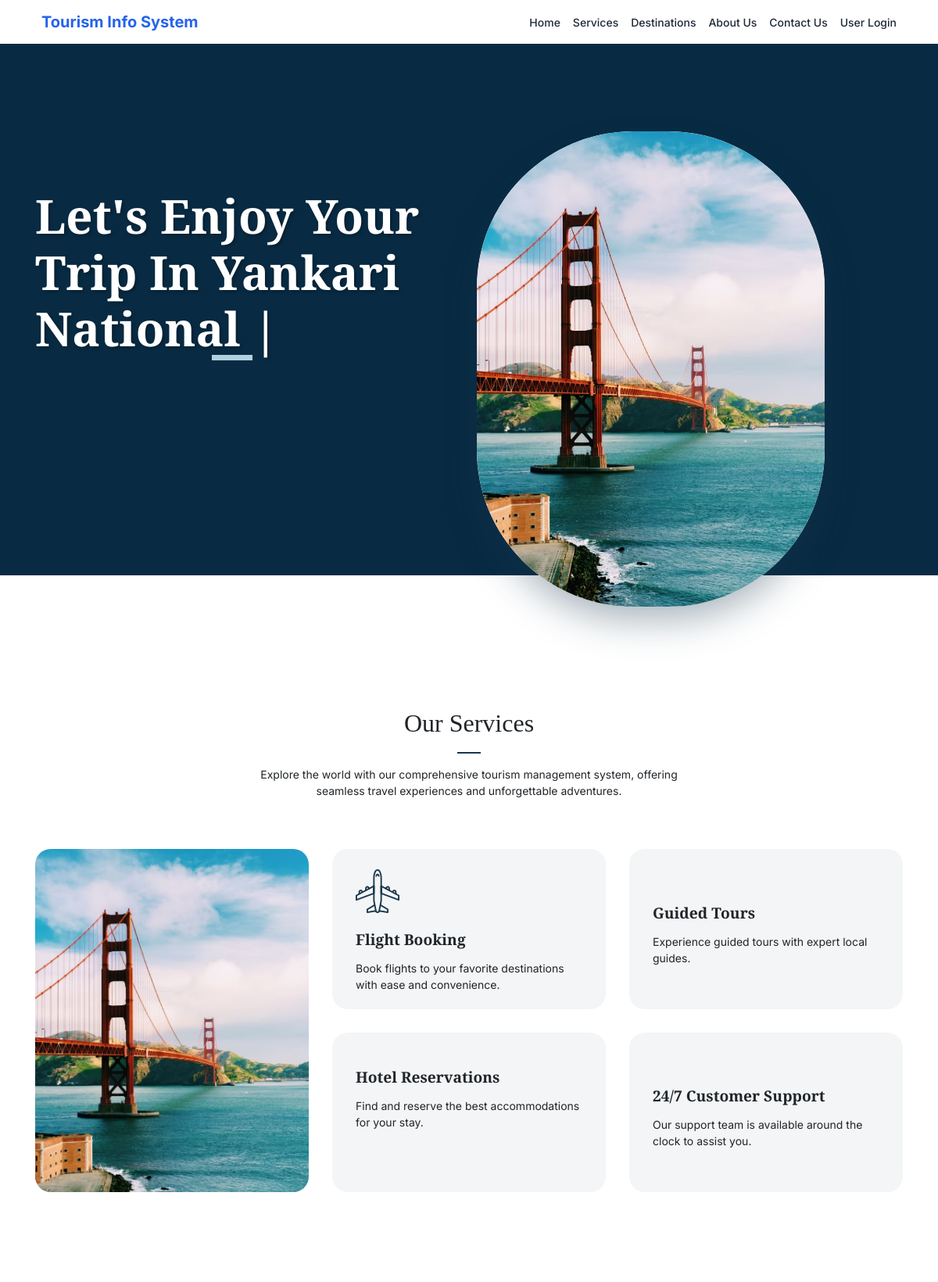
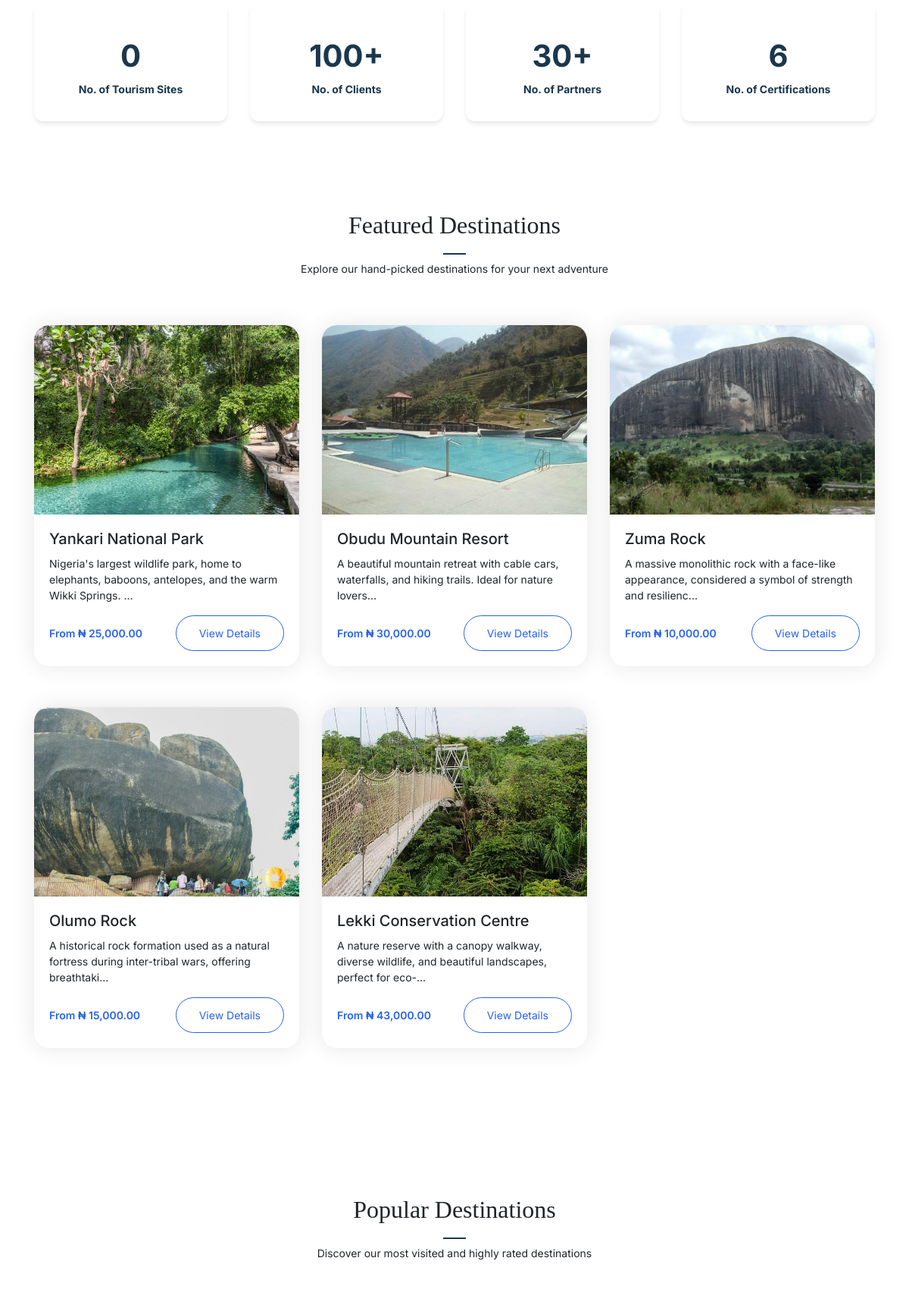
The page / (upper part) on the database its author committed (2 pictures, top to bottom).
### tables this page shows
CREATE TABLE `sites` (
  `siteID` int(11) NOT NULL,
  `name` varchar(255) NOT NULL,
  `description` text DEFAULT NULL,
  `location` varchar(255) NOT NULL,
  `availability` tinyint(1) DEFAULT 1,
  `images` text DEFAULT NULL,
  `amount` decimal(10,0) NOT NULL,
  `status` enum('active','inactive') DEFAULT 'active',
  `created_at` timestamp NOT NULL DEFAULT current_timestamp(),
  `updated_at` timestamp NOT NULL DEFAULT current_timestamp() ON UPDATE current_timestamp()
);

### Database.php (called while the page is built, shortened)
<?php
if (!class_exists('Database')) {
    class Database
    {
        private $host = "localhost";
        private $user = "root";
        private $password = "";
        private $dbname = "tourism";
        private $conn;
        public function __construct()
        {
            try {
                $dsn = "mysql:host={$this->host};dbname={$this->dbname};charset=utf8mb4";
                $options = [
                    PDO::ATTR_ERRMODE => PDO::ERRMODE_EXCEPTION,
                    PDO::ATTR_DEFAULT_FETCH_MODE => PDO::FETCH_ASSOC,
                    PDO::ATTR_EMULATE_PREPARES => false,
                ];
                $this->conn = new PDO($dsn, $this->user, $this->password, $options);
            } catch (PDOException $e) {
                echo "Connection failed: " . $e->getMessage();
                exit;
            }
        }
        public function readAll($table, $condition = "")
        {
            try {
                $sql = "SELECT * FROM $table $condition";
                $stmt = $this->conn->query($sql);
                return $stmt->fetchAll(PDO::FETCH_ASSOC);
            } catch (PDOException $e) {
                die("Error: " . $e->getMessage());
            }
        }
    }
}

### index.php (the view, shortened to what this page needs)
<?php
include "header.php";
$sites = $db->readAll("sites");
?>
<div class="hero">
    <div class="container">
        <div class="row align-items-center">
            <div class="col-lg-7">
                <div class="intro-wrap">
                    <h1 class="mb-5"><span class="d-block">Let's Enjoy Your</span> Trip In <span
                            class="typed-words"></span></h1>
                </div>
            </div>
            <div class="col-lg-5">
                <div class="slides">
                    <img src="assets/images/hero-slider-1.jpg" alt="Image" class="img-fluid active">
                </div>
            </div>
        </div>
    </div>
</div>
<div class="untree_co-section" id="services">
    <div class="container">
        <div class="row mb-5 justify-content-center">
            <div class="col-lg-6 text-center">
                <h2 class="section-title text-center mb-3">Our Services</h2>
                <p>Explore the world with our comprehensive tourism management system, offering seamless travel
                    experiences and unforgettable adventures.</p>
            </div>
        </div>
        <div class="row align-items-stretch">
            <div class="col-lg-4 order-lg-1">
                <div class="h-100">
                    <div class="frame h-100">
                        <div class="feature-img-bg h-100"
                            style="background-image: url('assets/images/hero-slider-1.jpg');"></div>
                    </div>
                </div>
            </div>
            <div class="col-6 col-sm-6 col-lg-4 feature-1-wrap d-md-flex flex-md-column order-lg-1">
                <div class="feature-1 d-md-flex">
                    <div class="align-self-center">
                        <span class="flaticon-plane display-4 text-primary"></span>
                        <h3>Flight Booking</h3>
                        <p class="mb-0">Book flights to your favorite destinations with ease and convenience.</p>
                    </div>
                </div>
                <div class="feature-1">
                    <div class="align-self-center">
                        <h3>Hotel Reservations</h3>
                        <p class="mb-0">Find and reserve the best accommodations for your stay.</p>
                    </div>
                </div>
            </div>
            <div class="col-6 col-sm-6 col-lg-4 feature-1-wrap d-md-flex flex-md-column order-lg-3">
                <div class="feature-1 d-md-flex">
                    <div class="align-self-center">
                        <h3>Guided Tours</h3>
                        <p class="mb-0">Experience guided tours with expert local guides.</p>
                    </div>
                </div>
                <div class="feature-1 d-md-flex">
                    <div class="align-self-center">
                        <h3>24/7 Customer Support</h3>
                        <p class="mb-0">Our support team is available around the clock to assist you.</p>
                    </div>
                </div>
            </div>
        </div>
    </div>
</div>
<div class="untree_co-section count-numbers py-5">
    <div class="container">
        <div class="row">
            <div class="col-6 col-sm-6 col-md-6 col-lg-3">
                <div class="counter-wrap">
                    <div class="counter">
                        <span class="" data-number="<?php echo count($sites) ?>">0</span>
                    </div>
                    <span class="caption">No. of Tourism Sites</span>
                </div>
            </div>
            <div class="col-6 col-sm-6 col-md-6 col-lg-3">
                <div class="counter-wrap">
                    <div class="counter">
                        <span class="" data-number="100">100+</span>
                    </div>
                    <span class="caption">No. of Clients</span>
                </div>
            </div>
            <div class="col-6 col-sm-6 col-md-6 col-lg-3">
                <div class="counter-wrap">
                    <div class="counter">
                        <span class="" data-number="30">30+</span>
                    </div>
                    <span class="caption">No. of Partners</span>
                </div>
            </div>
            <div class="col-6 col-sm-6 col-md-6 col-lg-3">
                <div class="counter-wrap">
                    <div class="counter">
                        <span class="" data-number="6">6</span>
                    </div>
                    <span class="caption">No. of Certifications</span>
                </div>
            </div>
        </div>
    </div>
</div>
<div class="untree_co-section" id="destinations">
    <div class="container">
        <div class="row text-center justify-content-center mb-5">
            <div class="col-lg-7">
                <h2 class="section-title text-center">Featured Destinations</h2>
                <p>Explore our hand-picked destinations for your next adventure</p>
            </div>
        </div>
        <div class="row">
            <?php
            if ($sites && is_array($sites)) {
                foreach ($sites as $site) {
                    $imageData = @unserialize($site['images']);
                    $imagePath = '';
                    if ($imageData && is_array($imageData) && !empty($imageData)) {
                        $imagePath = 'admin/' . $imageData[0];
                    } else {
                        $imagePath = 'assets/images/hero-slider-1.jpg';
                    }
                    ?>
                    <div class="col-lg-4 col-md-6 mb-4">
                        <div class="destination-card">
                            <img src="<?php echo htmlspecialchars($imagePath); ?>"
                                alt="<?php echo htmlspecialchars($site['name']); ?>" class="img-fluid">
                            <div class="card-body">
                                <h5 class="card-title"><?php echo htmlspecialchars($site['name']); ?></h5>
                                <p class="card-text">
                                    <?php echo htmlspecialchars(substr($site['description'], 0, 100)) . '...'; ?></p>
                                <div class="d-flex justify-content-between align-items-center">
                                    <span class="price">From ₦ <?php echo number_format($site['amount'], 2); ?></span>
                                    <a href="view-site.php?siteID=<?php echo urlencode($site['siteID']); ?>"
                                        class="btn btn-sm btn-outline-primary">View Details</a>
                                </div>
                            </div>
                        </div>
                    </div>
                    <?php
                }
            }
            ?>
        </div>
    </div>
</div>
<div class="untree_co-section">
    <div class="container">
        <div class="row text-center justify-content-center mb-5">
            <div class="col-lg-7">
                <h2 class="section-title text-center">Popular Destinations</h2>
                <p>Discover our most visited and highly rated destinations</p>
            </div>
        </div>
    </div>
</div>
<?php include "footer.php"; ?>

### header.php (shortened to what this page needs)
<?php
require_once "Database.php";
$db = new Database();
?>
<!DOCTYPE html>
<html lang="en">
<head>
    <link rel="stylesheet" href="assets/css/bootstrap.min.css">
    <link rel="stylesheet" href="assets/css/owl.carousel.min.css">
    <link rel="stylesheet" href="assets/css/owl.theme.default.min.css">
    <link rel="stylesheet" href="assets/css/jquery.fancybox.min.css">
    <link rel="stylesheet" href="assets/fonts/icomoon/style.css">
    <link rel="stylesheet" href="assets/fonts/flaticon/font/flaticon.css">
    <link rel="stylesheet" href="assets/css/daterangepicker.css">
    <link rel="stylesheet" href="assets/css/aos.css">
    <link rel="stylesheet" href="assets/css/style.css">
</head>
<body>
    <nav class="navbar navbar-expand-lg navbar-light">
        <div class="container">
            <a class="navbar-brand" href="index.php">
                Tourism Info System
            </a>
            <div class="collapse navbar-collapse" id="navbarNav">
                <ul class="navbar-nav ml-auto">
                    <li class="nav-item">
                        <a class="nav-link" href="index.php">Home</a>
                    </li>
                    <li class="nav-item">
                        <a class="nav-link" href="#services">Services</a>
                    </li>
                    <li class="nav-item">
                        <a class="nav-link" href="#destinations">Destinations</a>
                    </li>
                    <li class="nav-item">
                        <a class="nav-link" href="#about">About Us</a>
                    </li>
                    <li class="nav-item">
                        <a class="nav-link" href="#contact">Contact Us</a>
                    </li>
                    <li class="nav-item">
                        <a class="nav-link" href="user/">User Login</a>
                    </li>
                </ul>
            </div>
        </div>
    </nav>

### footer.php (shortened to what this page needs)
<link rel="stylesheet" href="assets/css/style.css">
</body>
</html>

### assets/css/style.css (style rules this page uses)
:root { --primary-color: #2563eb; --secondary-color: #1e40af; --text-color: #1f2937; --light-bg: #f3f4f6; }
.destination-card { margin-bottom: 30px; border-radius: 20px; overflow: hidden; box-shadow: 0 0 30px rgba(0, 0, 0, 0.1); }
.destination-card img { width: 100%; height: 250px; object-fit: cover; }
.destination-card .card-body { padding: 20px; }
.destination-card .card-title { font-size: 1.25rem; margin-bottom: 10px; }
.destination-card .price { color: #2563eb; font-weight: 600; }
.hero { position: relative; background: linear-gradient(rgba(0, 0, 0, 0.5), rgba(0, 0, 0, 0.5)); padding: 100px 0; }
.hero h1 { color: #fff; font-weight: 700; text-shadow: 2px 2px 4px rgba(0, 0, 0, 0.3); }
.slides { position: relative; border-radius: 12px; overflow: hidden; }
.feature-1 { padding: 30px; background: #fff; border-radius: 20px; margin-bottom: 30px; transition: all 0.3s ease; }
.feature-1 h3 { font-size: 1.2rem; margin: 15px 0; }
.counter-wrap { background: #fff; padding: 2rem; border-radius: 12px; text-align: center; box-shadow: 0 4px 6px -1px rgba(0, 0, 0, 0.1); }
.counter span { font-size: 2.5rem; font-weight: 700; color: var(--primary-color); }
body { font-family: "Inter", sans-serif; line-height: 1.5; background: #ffffff; overflow-x: hidden; font-size: 14px; }
body:before { content: ""; position: fixed; top: 0; left: 0; z-index: 99; right: 0; bottom: 0; background: rgba(0, 0, 0, 0.2); opacity: 0; visibility: hidden; -webkit-transition: .3s all ease; -o-transition: .3s all ease; transition: .3s all ease; }
a { color: #1A374D; -webkit-transition: .3s all ease; -o-transition: .3s all ease; transition: .3s all ease; }
.text-primary { color: #1A374D !important; }
h1, .h1, h2, .h2, h3, .h3, h4, .h4 { font-family: "Source Serif Pro", serif; }
.btn { padding-top: 12px; padding-bottom: 12px; padding-left: 30px; padding-right: 30px; border-radius: 30px; font-size: 14px; }
.hero { padding: 7rem 0 10rem 0; background: #082b43; margin-bottom: 100px; }
.hero h1 { color: #ffffff; font-size: 60px; }
.hero h1 .typed-words { position: relative; }
.hero h1 .typed-words:before { position: absolute; height: 7px; background-color: #B1D0E0; bottom: 0; left: 0; right: 0; content: ""; }
.hero .intro-wrap { position: relative; z-index: 1; }
.hero .slides { background: #ffffff; max-width: 800px; left: -100px; z-index: 0; position: relative; border-radius: 200px; -webkit-box-shadow: 0 25px 50px -10px rgba(26, 55, 77, 0.4); box-shadow: 0 25px 50px -10px rgba(26, 55, 77, 0.4); height: 608px; margin-bottom: -200px; }
.hero .slides img { position: absolute; border-radius: 200px; opacity: 0; -webkit-transition: 4s opacity ease; -o-transition: 4s opacity ease; transition: 4s opacity ease; background: #ffffff; }
.hero .slides img.active { opacity: 1; z-index: 1; }
.untree_co-section { padding: 70px 0; }
.section-title { position: relative; padding-bottom: 20px; display: inline-block; }
.section-title:before { content: ""; position: absolute; left: 0; bottom: 0; width: 30px; height: 2px; background: #1A374D; }
.section-title.text-center:before { left: 50%; -webkit-transform: translateX(-50%); -ms-transform: translateX(-50%); transform: translateX(-50%); }
.feature-1-wrap { position: relative; }
.feature-1 { padding: 30px; background: rgba(26, 55, 77, 0.05); border-radius: 20px; min-height: calc(50% - 15px); top: 0; margin-bottom: 30px !important; }
.feature-1 h3 { font-size: 1.2rem; font-weight: 700; }
.feature-img-bg { border-radius: 20px; background-size: cover; }
.counter-wrap .caption { color: #1A374D; font-weight: bold; }
.counter-wrap .counter { font-size: 3rem; }
.counter-wrap .counter span { color: #1A374D; }

### header.php (style rules this page uses)
.navbar { background-color: rgba(255, 255, 255, 0.95) !important; box-shadow: 0 2px 4px rgba(0,0,0,0.1); }
.navbar-brand { font-weight: 700; color: #2563eb !important; }
.nav-link { font-weight: 500; color: #1f2937 !important; transition: color 0.3s ease; }
.btn-outline-primary { border-color: #2563eb; color: #2563eb; }

### rows shown on the page
sites: shows a picture, name "Yankari National Park", description "Nigeria's largest wildlife park, home to elephants, baboons, antelopes, and the warm Wikki Springs.", amount "25,000.00"
sites: shows a picture, name "Obudu Mountain Resort", description "A beautiful mountain retreat with cable cars, waterfalls, and hiking trails. Ideal for nature lovers", amount "30,000.00"
sites: shows a picture, name "Zuma Rock", description "A massive monolithic rock with a face-like appearance, considered a symbol of strength and resilienc", amount "10,000.00"
sites: shows a picture, name "Olumo Rock", description "A historical rock formation used as a natural fortress during inter-tribal wars, offering breathtaki", amount "15,000.00"
sites: shows a picture, name "Lekki Conservation Centre", description "A nature reserve with a canopy walkway, diverse wildlife, and beautiful landscapes, perfect for eco-", amount "43,000.00"
